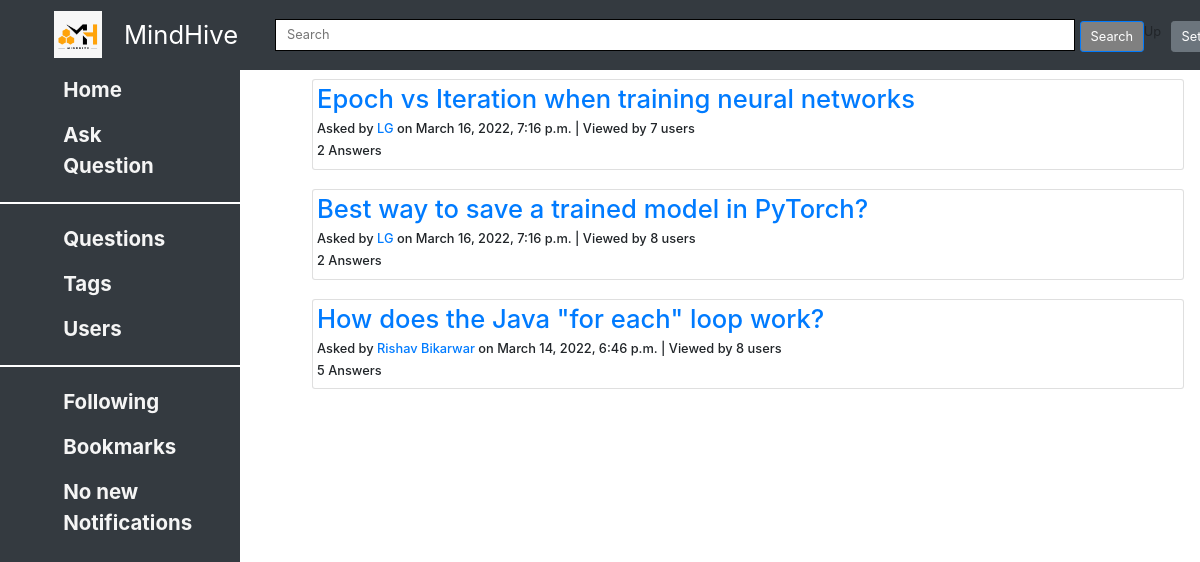
/home/tags/coding, run on the app's committed database.
### questions/models.py (models this page shows, shortened)
class Question(Content):
    title = models.CharField(max_length=200)
    tags = models.ManyToManyField(to='tags.Tag', blank=True)
    viewedBy = models.ManyToManyField(to='users.User', related_name='viewedBy', blank=True)
    class Meta:
        ordering = ['-pub_date']

### home/models.py (models this page shows, shortened)
class Content(models.Model):
    text = RichTextField()
    author = models.ForeignKey(to='users.User', on_delete=models.SET_NULL, related_name='author', null=True)
    anonymous = models.BooleanField(default=False)
    pub_date = models.DateTimeField('date published', default=datetime.now())
    likedBy = models.ManyToManyField(to='users.User', related_name='likedBy', blank=True)
    dislikedBy = models.ManyToManyField(to='users.User', related_name='dislikedBy', blank=True)
    def get_author_name(self):
        if self.anonymous:
            return 'Anonymous User'
        else:
            return self.author.name
    def get_author_id(self):
        if self.anonymous:
            return 'Anonymous User'
        else:
            return self.author_id

### users/models.py (models this page shows, shortened)
class User(AbstractUser):
    username = models.CharField(max_length=20,blank=False)
    email = models.EmailField(
        verbose_name='email address',
        max_length=255,
        unique=True,
        blank=False,
    )
    name = models.CharField(max_length=20, blank=True, null=True)
    roll_no=models.CharField(max_length=8, blank=True, null=True)
    profile_image = models.ImageField(upload_to='profile_image', default='default.jpg')
    blocked = models.BooleanField(default=False)
    followingQuestions = models.ManyToManyField(to='questions.Question', related_name='users_following', blank=True)
    bookmarkQuestions = models.ManyToManyField(to='questions.Question', related_name='users_bookmarked', blank=True)
    favouriteTags = models.ManyToManyField(to='tags.Tag', blank=True)
    notifications = models.ManyToManyField(to='notifications.Notification', blank=True)
    objects = UserInfoManager()
    USERNAME_FIELD = 'email'
    REQUIRED_FIELDS = ['username' ]

### home/views.py (the view)
# urls.py: path('tags/<tagname>', views.tagView, name='tags'),
def tagView(request,tagname):
    tagSel = Tag.objects.filter(name = tagname)#request.POST['tags'])
    tagQues = Question.objects.filter(tags__in = tagSel).distinct()
    return render(request, 'home/home.html', {'questions':tagQues})

### home/templates/home/home.html (shortened to what this page needs)
{% extends 'base.html' %}
{%block insert_content%}
<section>
  <div class="container">
    {% if questions %}
    {%for ques in questions%}
    <div class="card" style="padding:5px">
      <a href="{% url 'questions:view_question' question_id=ques.id %}">
        <h2>{{ques.title}}</h2>
      </a>
      <h6>Asked by <a href="{% url "users:view_user" pk=ques.get_author_id %}">{{ques.get_author_name}}</a> on {{ques.pub_date}}
        | Viewed by {{ques.viewedBy.all.count}} users
      </h6>
      <h6>{{ques.answer_set.all.count}} Answers</h6>
    </div>
    <br />
    {%endfor%}
    {% else %}
    <h2>No questions to display. Please select your favouriteTags</h2>
    {% endif %}
  </div>
</section>
{%endblock%}

### static/css/master.css (style rules this page uses)
* { margin: 0; padding: 0; }
html { scroll-behavior: smooth; zoom:80%; }
:root { --navbar-height: 59px; }

### data on the page
Question: title "Epoch vs Iteration when training neural networks", get_author_name "LG", pub_date "March 16, 2022, 7:16 p.m.", viewedBy.all.count "7", answer_set.all.count "2"
Question: title "Best way to save a trained model in PyTorch?", get_author_name "LG", pub_date "March 16, 2022, 7:16 p.m.", viewedBy.all.count "8", answer_set.all.count "2"
Question: title "How does the Java \"for each\" loop work?", get_author_name "Rishav Bikarwar", pub_date "March 14, 2022, 6:46 p.m.", viewedBy.all.count "8", answer_set.all.count "5"
